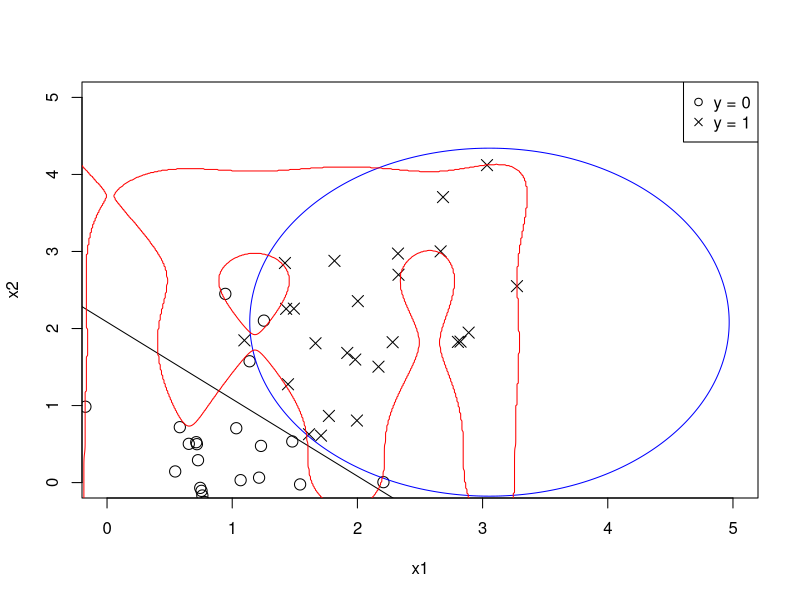

This figure's R source:
### Showing overfitting in logistic regression using polynomials ###

# Setting seed
set.seed(1234)

### Generating data
## Class 1 (y = 0)
# x1_1: X (x1) coordinate (y = 0)
x1_1 <- rnorm(n = 25,
             mean = 1,
             sd = 0.5)
# x2_2: y (x2) coordinate (y = 0)
x2_1 <- rnorm(n = 25,
             mean = 1,
             sd = 1)

## Class 2 (y = 1)
# x1_2: X (x1) coordinate (y = 1)
x1_2 <- rnorm(n = 25,
             mean = 2,
             sd = 0.5)
# x2_2: y (x2) coordinate (y  = 1)
x2_2 <- rnorm(n = 25,
             mean = 2,
             sd = 1)

## Combining into dataset
x1 <- c(x1_1, x1_2)
x2 <- c(x2_1, x2_2)
y <- c(rep(0, 25), rep(1, 25))
data <- data.frame(y = y, x1 = x1, x2 = x2)


## Plotting
plot(x = x1_1, 
     y = x2_1, 
     xlim = c(0, 5), 
     ylim = c(0, 5), 
     pch = 1, 
     xlab = "x1", 
     ylab = "x2", 
     cex = 1.5)
points(x = x1_2, 
       y = x2_2, 
       pch = 4, 
       cex = 1.5)
legend(x = "topright",
       legend = c("y = 0",
                  "y = 1"),
       pch = c(1, 4))


### Fitting
## First-order logit
logit1 <- glm(y ~ x1 + x2, data = data, family = "binomial")
logit1

# Getting coefs
coef1 <- coef(logit1)

# Grid for plotting
x1_grid <- seq(-5, 5, by = 0.001)

# Calculating x2 based on x1 (transformed from 1 = b0 + b1*x1 + b2*x2)
x2_grid <- (1 - coef1[1] - coef1[2] * x1_grid)/coef1[2] 

# Adding decision boundary
lines(x = x1_grid, y = x2_grid)

## Fitting 2nd order model
logit2 <- glm(y ~ x1 + x2 + I(x1^2) + I(x2^2), family = "binomial", data = data)
logit2


# Other way of working necessary for higher order models: making grid and plotting contour
x1_grid <- seq(from = -2, to = 6, by = 0.01)
x2_grid <- seq(from = -2, to = 6, by = 0.01)
grid <- data.frame(expand.grid(x1 = x1_grid, 
                               x2 = x2_grid))

# Predictions
preds2 <- predict(object = logit2,
                      newdata = grid,
                      type = "response")

# Adding contour to existing plot
contour(x = x1_grid, 
        y = x2_grid, 
        z = matrix(preds2, nrow = length(x1_grid)), 
        levels = 0.5, 
        col = "blue",
        drawlabels = FALSE,
        add = TRUE)


## 7-th order logit
logit3 <- glm(y ~ x1 + x2 + I(x1^2) + I(x2^2) + I(x1^3) + I(x2^3) + I(x1^4) + I(x2^4) + I(x1^5) + I(x2^5) + I(x1^6) + I(x2^6) + I(x1^7) + I(x2^7), 
              family = "binomial",
              control = glm.control(maxit = 200),
              data = data)

# Predictions 
preds3 <- predict(object = logit3,
                 newdata = grid,
                 type = "response")

# Contour
contour(x = x1_grid, 
        y = x2_grid, 
        z = matrix(preds3, nrow = length(x1_grid)), 
        levels = 0.5, 
        col = "red",
        drawlabels = FALSE,
        add = TRUE)